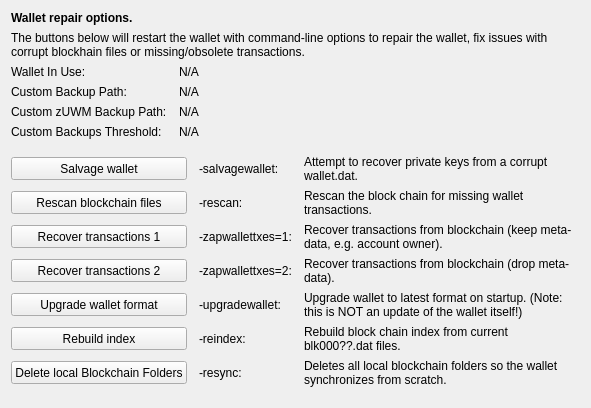
     <widget class="QWidget" name="tab_repair">
      <attribute name="title">
       <string>&amp;Wallet Repair</string>
      </attribute>
      <layout class="QGridLayout" name="gridLayout_4" columnstretch="0,0,0,0">
       <property name="horizontalSpacing">
        <number>12</number>
       </property>
       <item row="0" column="0" colspan="4">
        <widget class="QLabel" name="label_repair_header">
         <property name="font">
          <font>
           <weight>75</weight>
           <bold>true</bold>
          </font>
         </property>
         <property name="text">
          <string>Wallet repair options.</string>
         </property>
        </widget>
       </item>
       <item row="1" column="0" colspan="4">
        <widget class="QLabel" name="label_repair_helptext">
         <property name="font">
          <font>
           <weight>50</weight>
           <bold>false</bold>
          </font>
         </property>
         <property name="text">
          <string>The buttons below will restart the wallet with command-line options to repair the wallet, fix issues with corrupt blockhain files or missing/obsolete transactions.</string>
         </property>
         <property name="wordWrap">
          <bool>true</bool>
         </property>
        </widget>
       </item>
       <item row="2" column="0">
        <widget class="QLabel" name="wallet_path_label">
         <property name="text">
          <string>Wallet In Use:</string>
         </property>
        </widget>
       </item>
       <item row="2" column="1" colspan="3">
        <widget class="QLabel" name="wallet_path">
         <property name="cursor">
          <cursorShape>IBeamCursor</cursorShape>
         </property>
         <property name="text">
          <string>N/A</string>
         </property>
         <property name="textFormat">
          <enum>Qt::PlainText</enum>
         </property>
         <property name="textInteractionFlags">
          <set>Qt::LinksAccessibleByMouse|Qt::TextSelectableByKeyboard|Qt::TextSelectableByMouse</set>
         </property>
        </widget>
       </item>
       <item row="3" column="0">
        <widget class="QLabel" name="wallet_custombackuppath_label">
         <property name="text">
          <string>Custom Backup Path:</string>
         </property>
         <property name="visible">
          <bool>false</bool>
         </property>
        </widget>
       </item>
       <item row="3" column="1" colspan="3">
        <widget class="QLabel" name="wallet_custombackuppath">
         <property name="cursor">
          <cursorShape>IBeamCursor</cursorShape>
         </property>
         <property name="text">
          <string>N/A</string>
         </property>
         <property name="textFormat">
          <enum>Qt::PlainText</enum>
         </property>
         <property name="textInteractionFlags">
          <set>Qt::LinksAccessibleByMouse|Qt::TextSelectableByKeyboard|Qt::TextSelectableByMouse</set>
         </property>
         <property name="visible">
          <bool>false</bool>
         </property>
        </widget>
       </item>
       <item row="4" column="0">
        <widget class="QLabel" name="wallet_customzuwmbackuppath_label">
         <property name="text">
          <string>Custom zUWM Backup Path:</string>
         </property>
         <property name="visible">
          <bool>false</bool>
         </property>
        </widget>
       </item>
       <item row="4" column="1" colspan="3">
        <widget class="QLabel" name="wallet_customzuwmbackuppath">
         <property name="cursor">
          <cursorShape>IBeamCursor</cursorShape>
         </property>
         <property name="text">
          <string>N/A</string>
         </property>
         <property name="textFormat">
          <enum>Qt::PlainText</enum>
         </property>
         <property name="textInteractionFlags">
          <set>Qt::LinksAccessibleByMouse|Qt::TextSelectableByKeyboard|Qt::TextSelectableByMouse</set>
         </property>
         <property name="visible">
          <bool>false</bool>
         </property>
        </widget>
       </item>
       <item row="5" column="0">
        <widget class="QLabel" name="wallet_custombackupthreshold_label">
         <property name="text">
          <string>Custom Backups Threshold:</string>
         </property>
         <property name="visible">
          <bool>false</bool>
         </property>
        </widget>
       </item>
       <item row="5" column="1" colspan="3">
        <widget class="QLabel" name="wallet_custombackupthreshold">
         <property name="cursor">
          <cursorShape>IBeamCursor</cursorShape>
         </property>
         <property name="text">
          <string>N/A</string>
         </property>
         <property name="textFormat">
          <enum>Qt::PlainText</enum>
         </property>
         <property name="textInteractionFlags">
          <set>Qt::LinksAccessibleByMouse|Qt::TextSelectableByKeyboard|Qt::TextSelectableByMouse</set>
         </property>
         <property name="visible">
          <bool>false</bool>
         </property>
        </widget>
       </item>
       <item row="6" column="0">
        <spacer name="verticalSpacer_repair1">
         <property name="orientation">
          <enum>Qt::Vertical</enum>
         </property>
         <property name="sizeHint" stdset="0">
          <size>
           <width>10</width>
           <height>10</height>
          </size>
         </property>
        </spacer>
       </item>
       <item row="7" column="0" colspan="2">
        <widget class="QPushButton" name="btn_salvagewallet">
         <property name="minimumSize">
          <size>
           <width>100</width>
           <height>23</height>
          </size>
         </property>
         <property name="text">
          <string>Salvage wallet</string>
         </property>
        </widget>
       </item>
       <item row="7" column="2">
        <widget class="QLabel" name="label_repair_salvage_command">
         <property name="text">
          <string notr="true">-salvagewallet:</string>
         </property>
        </widget>
       </item>
       <item row="7" column="3">
        <widget class="QLabel" name="label_repair_salvage">
         <property name="text">
          <string>Attempt to recover private keys from a corrupt wallet.dat.</string>
         </property>
         <property name="wordWrap">
          <bool>true</bool>
         </property>
        </widget>
       </item>
       <item row="8" column="0" colspan="2">
        <widget class="QPushButton" name="btn_rescan">
         <property name="minimumSize">
          <size>
           <width>100</width>
           <height>23</height>
          </size>
         </property>
         <property name="text">
          <string>Rescan blockchain files</string>
         </property>
        </widget>
       </item>
       <item row="8" column="2">
        <widget class="QLabel" name="label_repair_rescan_command">
         <property name="text">
          <string notr="true">-rescan:</string>
         </property>
        </widget>
       </item>
       <item row="8" column="3">
        <widget class="QLabel" name="label_repair_rescan">
         <property name="text">
          <string>Rescan the block chain for missing wallet transactions.</string>
         </property>
         <property name="wordWrap">
          <bool>true</bool>
         </property>
        </widget>
       </item>
       <item row="9" column="0" colspan="2">
        <widget class="QPushButton" name="btn_zapwallettxes1">
         <property name="minimumSize">
          <size>
           <width>100</width>
           <height>23</height>
          </size>
         </property>
         <property name="text">
          <string>Recover transactions 1</string>
         </property>
        </widget>
       </item>
       <item row="9" column="2">
        <widget class="QLabel" name="label_repair_zap1_command">
         <property name="text">
          <string notr="true">-zapwallettxes=1:</string>
         </property>
        </widget>
       </item>
       <item row="9" column="3">
        <widget class="QLabel" name="label_repair_zap1">
         <property name="text">
          <string>Recover transactions from blockchain (keep meta-data, e.g. account owner).</string>
         </property>
         <property name="wordWrap">
          <bool>true</bool>
         </property>
        </widget>
       </item>
       <item row="10" column="0" colspan="2">
        <widget class="QPushButton" name="btn_zapwallettxes2">
         <property name="minimumSize">
          <size>
           <width>100</width>
           <height>23</height>
          </size>
         </property>
         <property name="text">
          <string>Recover transactions 2</string>
         </property>
        </widget>
       </item>
       <item row="10" column="2">
        <widget class="QLabel" name="label_repair_zap2_command">
         <property name="text">
          <string notr="true">-zapwallettxes=2:</string>
         </property>
        </widget>
       </item>
       <item row="10" column="3">
        <widget class="QLabel" name="label_repair_zap2">
         <property name="text">
          <string>Recover transactions from blockchain (drop meta-data).</string>
         </property>
         <property name="wordWrap">
          <bool>true</bool>
         </property>
        </widget>
       </item>
       <item row="11" column="0" colspan="2">
        <widget class="QPushButton" name="btn_upgradewallet">
         <property name="minimumSize">
          <size>
           <width>100</width>
           <height>23</height>
          </size>
         </property>
         <property name="text">
          <string>Upgrade wallet format</string>
         </property>
        </widget>
       </item>
       <item row="11" column="2">
        <widget class="QLabel" name="label_repair_upgrade_command">
         <property name="text">
          <string notr="true">-upgradewallet:</string>
         </property>
        </widget>
       </item>
       <item row="11" column="3">
        <widget class="QLabel" name="label_repair_upgrade">
         <property name="text">
          <string>Upgrade wallet to latest format on startup. (Note: this is NOT an update of the wallet itself!)</string>
         </property>
         <property name="wordWrap">
          <bool>true</bool>
         </property>
        </widget>
       </item>
       <item row="12" column="0" colspan="2">
        <widget class="QPushButton" name="btn_reindex">
         <property name="minimumSize">
          <size>
           <width>100</width>
           <height>23</height>
          </size>
         </property>
         <property name="text">
          <string>Rebuild index</string>
         </property>
        </widget>
       </item>
       <item row="12" column="2">
        <widget class="QLabel" name="label_repair_reindex_command">
         <property name="text">
          <string notr="true">-reindex:</string>
         </property>
        </widget>
       </item>
       <item row="12" column="3">
        <widget class="QLabel" name="label_repair_reindex">
         <property name="text">
          <string>Rebuild block chain index from current blk000??.dat files.</string>
         </property>
         <property name="wordWrap">
          <bool>true</bool>
         </property>
        </widget>
       </item>
       <item row="13" column="0" colspan="2">
        <widget class="QPushButton" name="btn_resync">
         <property name="minimumSize">
          <size>
           <width>100</width>
           <height>23</height>
          </size>
         </property>
         <property name="text">
          <string>Delete local Blockchain Folders</string>
         </property>
        </widget>
       </item>
       <item row="13" column="2">
        <widget class="QLabel" name="label_repair_resync_command">
         <property name="text">
          <string>-resync:</string>
         </property>
        </widget>
       </item>
       <item row="13" column="3">
        <widget class="QLabel" name="label_repair_resync">
         <property name="text">
          <string>Deletes all local blockchain folders so the wallet synchronizes from scratch.</string>
         </property>
         <property name="wordWrap">
          <bool>true</bool>
         </property>
        </widget>
       </item>
       <item row="14" column="0">
        <spacer name="verticalSpacer_repair2">
         <property name="orientation">
          <enum>Qt::Vertical</enum>
         </property>
         <property name="sizeHint" stdset="0">
          <size>
           <width>20</width>
           <height>10</height>
          </size>
         </property>
        </spacer>
       </item>
      </layout>
     </widget>
